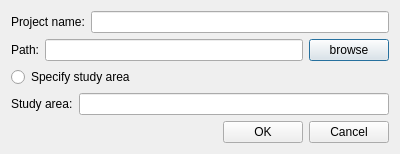
<?xml version="1.0" encoding="UTF-8"?>
<ui version="4.0">
 <class>NewProjectDialog</class>
 <widget class="QDialog" name="NewProjectDialog">
  <property name="geometry">
   <rect>
    <x>0</x>
    <y>0</y>
    <width>400</width>
    <height>152</height>
   </rect>
  </property>
  <property name="windowTitle">
   <string>Dialog</string>
  </property>
  <layout class="QVBoxLayout" name="verticalLayout">
   <item>
    <layout class="QHBoxLayout" name="horizontalLayout_2">
     <item>
      <widget class="QLabel" name="label">
       <property name="text">
        <string>Project name:</string>
       </property>
      </widget>
     </item>
     <item>
      <widget class="QLineEdit" name="projName_lineEdit"/>
     </item>
    </layout>
   </item>
   <item>
    <layout class="QHBoxLayout" name="horizontalLayout">
     <item>
      <widget class="QLabel" name="label_3">
       <property name="text">
        <string>Path:</string>
       </property>
      </widget>
     </item>
     <item>
      <widget class="QLineEdit" name="projPath_lineEdit"/>
     </item>
     <item>
      <widget class="QPushButton" name="pushButton">
       <property name="text">
        <string>browse</string>
       </property>
      </widget>
     </item>
    </layout>
   </item>
   <item>
    <widget class="QRadioButton" name="studyArea_radioButton">
     <property name="text">
      <string>Specify study area</string>
     </property>
    </widget>
   </item>
   <item>
    <layout class="QHBoxLayout" name="studyArea_layout">
     <item>
      <widget class="QLabel" name="studyArea_label">
       <property name="text">
        <string>Study area:</string>
       </property>
      </widget>
     </item>
     <item>
      <widget class="QLineEdit" name="studyArea_lineEdit"/>
     </item>
    </layout>
   </item>
   <item>
    <layout class="QHBoxLayout" name="horizontalLayout_4">
     <item>
      <spacer name="horizontalSpacer">
       <property name="orientation">
        <enum>Qt::Horizontal</enum>
       </property>
       <property name="sizeHint" stdset="0">
        <size>
         <width>40</width>
         <height>20</height>
        </size>
       </property>
      </spacer>
     </item>
     <item>
      <widget class="QPushButton" name="ok_btn">
       <property name="text">
        <string>OK</string>
       </property>
      </widget>
     </item>
     <item>
      <widget class="QPushButton" name="cancel_btn">
       <property name="text">
        <string>Cancel</string>
       </property>
      </widget>
     </item>
    </layout>
   </item>
  </layout>
 </widget>
 <resources/>
 <connections/>
</ui>
